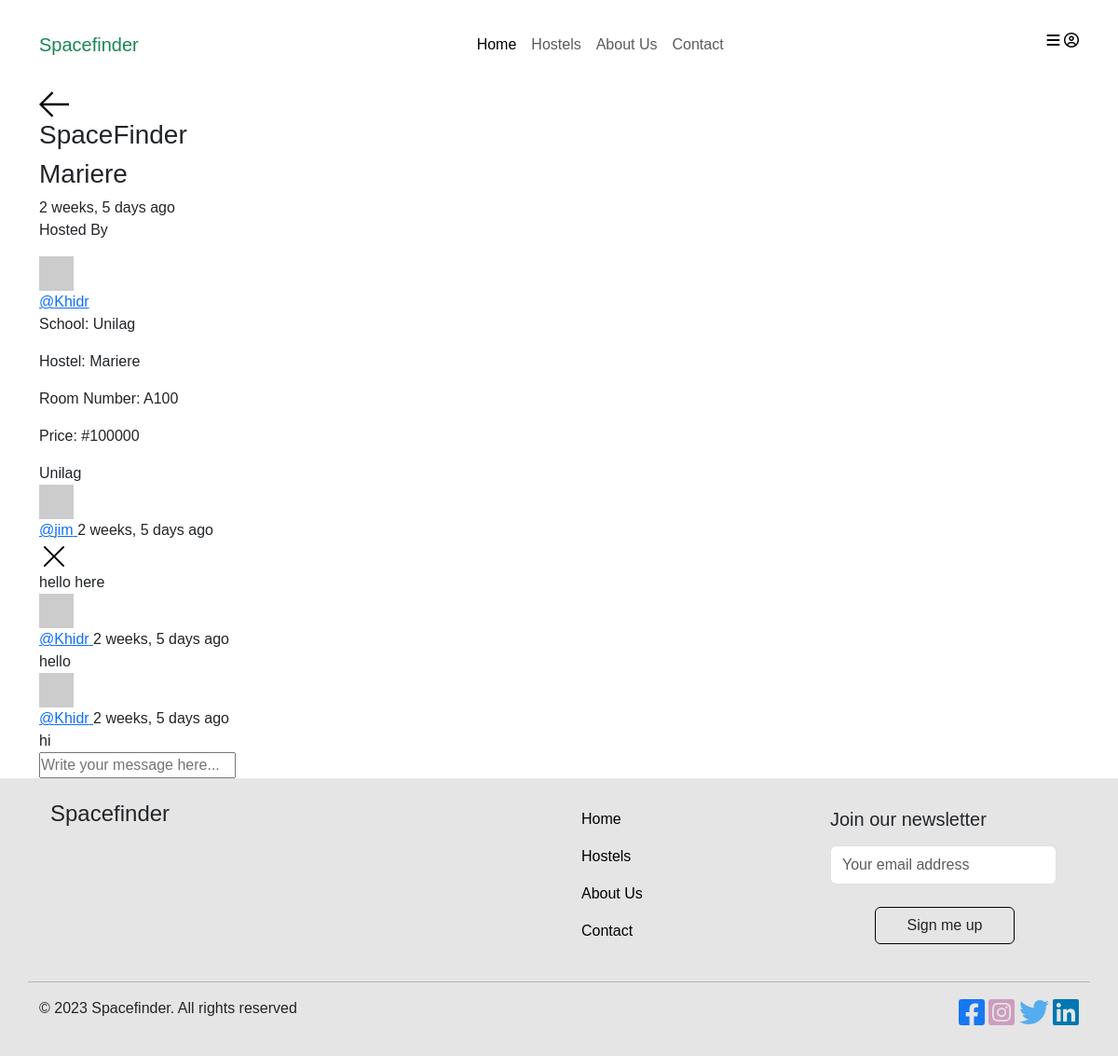
The page /space/1/ (signed in) on the database its author committed.
### base/models.py (models this page shows, shortened)
class Space(models.Model):
    LOCATION_CHOICES = [
        ('on-campus', 'On-Campus'),
        ('off-campus', 'Off-Campus'),
    ]
    GENDER_CHOICES = [
        ('male', 'Male'),
        ('female', 'Female'),
    ]
    host = models.ForeignKey(User, on_delete=models.SET_NULL, null=True)
    school = models.ForeignKey (School, on_delete=models.SET_NULL, null=True)
    hostel = models.CharField(max_length=200)
    room_number = models.CharField(max_length=5)
    price = models.PositiveIntegerField(null=True)
    gender = models.CharField(max_length=10, choices=GENDER_CHOICES, null=True)
    location = models.CharField(max_length=20, choices=LOCATION_CHOICES, null=True)
    updated = models.DateTimeField(auto_now=True)
    created = models.DateTimeField(auto_now_add=True)
    class Meta():
        ordering = ['-updated', '-created']

class School(models.Model):
    name = models.CharField(max_length=200)
    def __str__(self):
        return self.name

class Message(models.Model):
    user = models.ForeignKey(User, on_delete=models.CASCADE)
    space = models.ForeignKey(Space, on_delete=models.CASCADE, related_name="message")
    body = models.TextField()
    updated = models.DateTimeField(auto_now=True)
    created = models.DateTimeField(auto_now_add=True)
    class Meta():
        ordering = ['-updated', '-created']

### base/views.py (the view, shortened to what this page needs)
# urls.py: path('space/<str:pk>/', views.space, name="space"),
def space(request, pk):
    space = Space.objects.get(id=pk)
    space_messages = space.message.all()
    context = {'space': space, 'space_messages': space_messages}
    return render(request, 'base/space.html', context)

### base/templates/base/space.html (shortened to what this page needs)
{% extends 'main.html' %}
{% block content %}
    <main class="profile-page layout layout--2">
      <div class="container">
        <div class="room">
          <div class="room__top">
            <div class="room__topLeft">
              <a href="{% url 'home' %}">
                <svg version="1.1" xmlns="http://www.w3.org/2000/svg" width="32" height="32" viewBox="0 0 32 32">
                  <title>arrow-left</title>
                  <path
                    d="M13.723 2.286l-13.723 13.714 13.719 13.714 1.616-1.611-10.96-10.96h27.625v-2.286h-27.625l10.965-10.965-1.616-1.607z"
                  ></path>
                </svg>
              </a>
              <h3>SpaceFinder</h3>
            </div>
          </div>
          <div class="room__box scroll">
            <div class="room__header scroll">
              <div class="room__info">
                <h3>{{space.hostel}}</h3>
                <span>{{space.created|timesince}} ago</span>
              </div>
              <div class="room__hosted">
                <p>Hosted By</p>
                <a href="{% url 'user-profile' space.host.id %}" class="room__author">
                  <div class="avatar avatar--small">
                    <img src="https://randomuser.me/api/portraits/men/37.jpg" />
                  </div>
                  <span>@{{space.host.username}}</span>
                </a>
              </div>
              <div>
                <p>School: {{space.school}}</p>
                <p>Hostel: {{space.hostel}}</p>
                <p>Room Number: {{space.room_number}}</p>
                <p>Price: #{{space.price}}</p>
              </div>
              <span class="room__topics">{{space.school}}</span>
            <div class="room__conversation">
              <div class="threads scroll">
                {% for message in space_messages %}
                <div class="thread">
                  <div class="thread__top">
                    <div class="thread__author">
                      <a href="{%  url 'user-profile' message.user.id %}" class="thread__authorInfo">
                        <div class="avatar avatar--small">
                          <img src="https://randomuser.me/api/portraits/men/37.jpg" />
                        </div>
                        <span>@{{message.user.username}}</span>
                      </a>
                      <span class="thread__date">{{message.created|timesince}} ago</span>
                    </div>
                    {% if request.user == message.user %}
                    <a href="{% url 'delete-message' message.id %}">
                      <div class="thread__delete">
                        <svg version="1.1" xmlns="http://www.w3.org/2000/svg" width="32" height="32" viewBox="0 0 32 32">
                          <title>remove</title>
                          <path
                            d="M27.314 6.019l-1.333-1.333-9.98 9.981-9.981-9.981-1.333 1.333 9.981 9.981-9.981 9.98 1.333 1.333 9.981-9.98 9.98 9.98 1.333-1.333-9.98-9.98 9.98-9.981z"
                          ></path>
                        </svg>
                      </div>
                    </a>
                    {% endif %}
                  </div>
                  <div class="thread__details">
                  {{message.body}}
                  </div>
                </div>
                {% endfor %}
              </div>
            </div>
          </div>
          {% if request.user.is_authenticated %}
          <div class="room__message">
            <form action="" method="POST">
              <input name="body" placeholder="Write your message here..." /></form>
          </div>
          {% endif %}
        </div>
      </div>
    </main>
{% endblock content %}

### static/styles/main.css (style rules this page uses)
* { font-family: Arial, Helvetica, sans-serif; padding: 0px; margin: 0; }
a { text-decoration: none; }

### rows shown on the page
Space: hostel "Mariere", created "2 weeks, 5 days", host.username "Khidr", school "Unilag", room_number "A100", price "100000"
Message: user.username "jim", created "2 weeks, 5 days", body "hello here"
Message: user.username "Khidr", created "2 weeks, 5 days", body "hello"
Message: user.username "Khidr", created "2 weeks, 5 days", body "hi"
